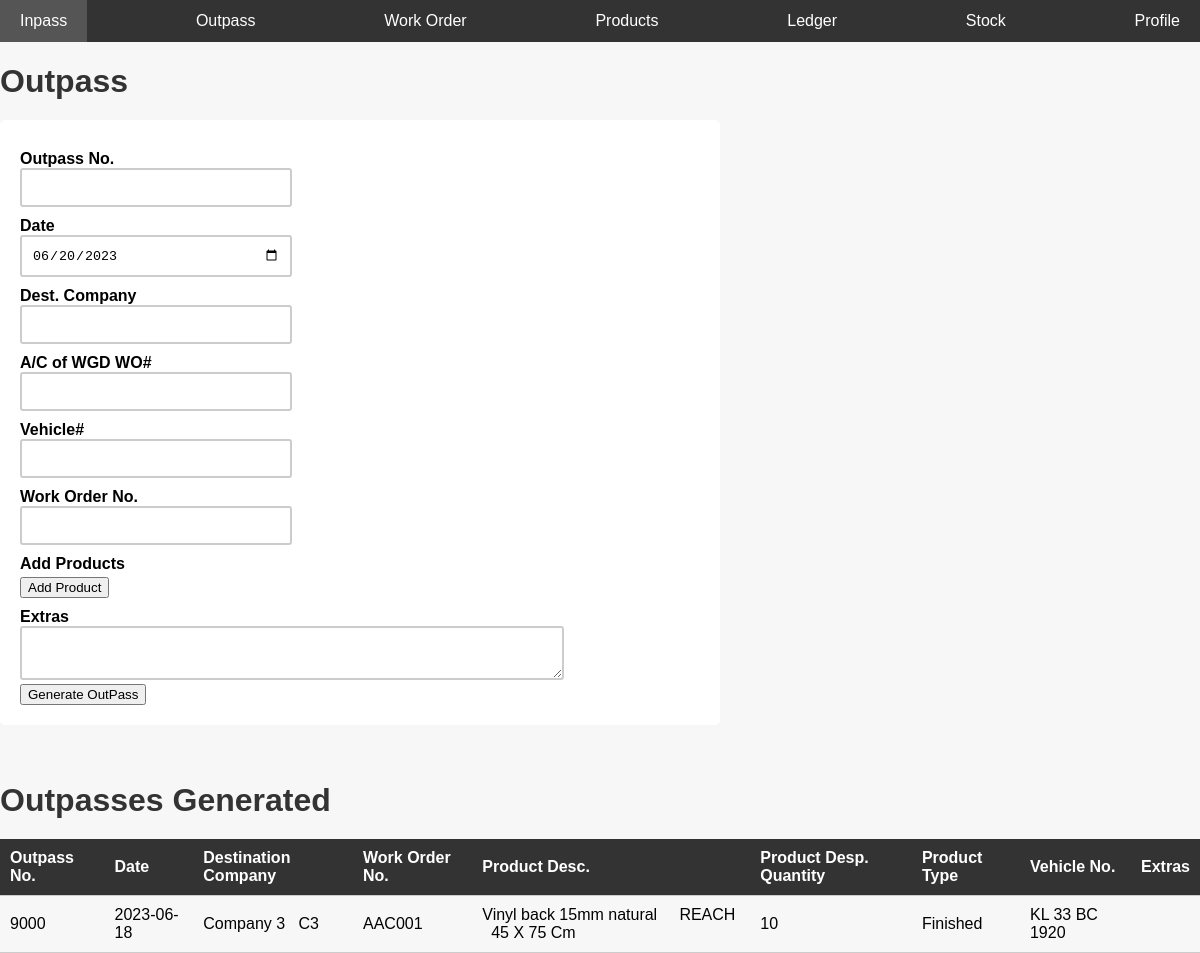
Before: /outpass.php with the older database file.
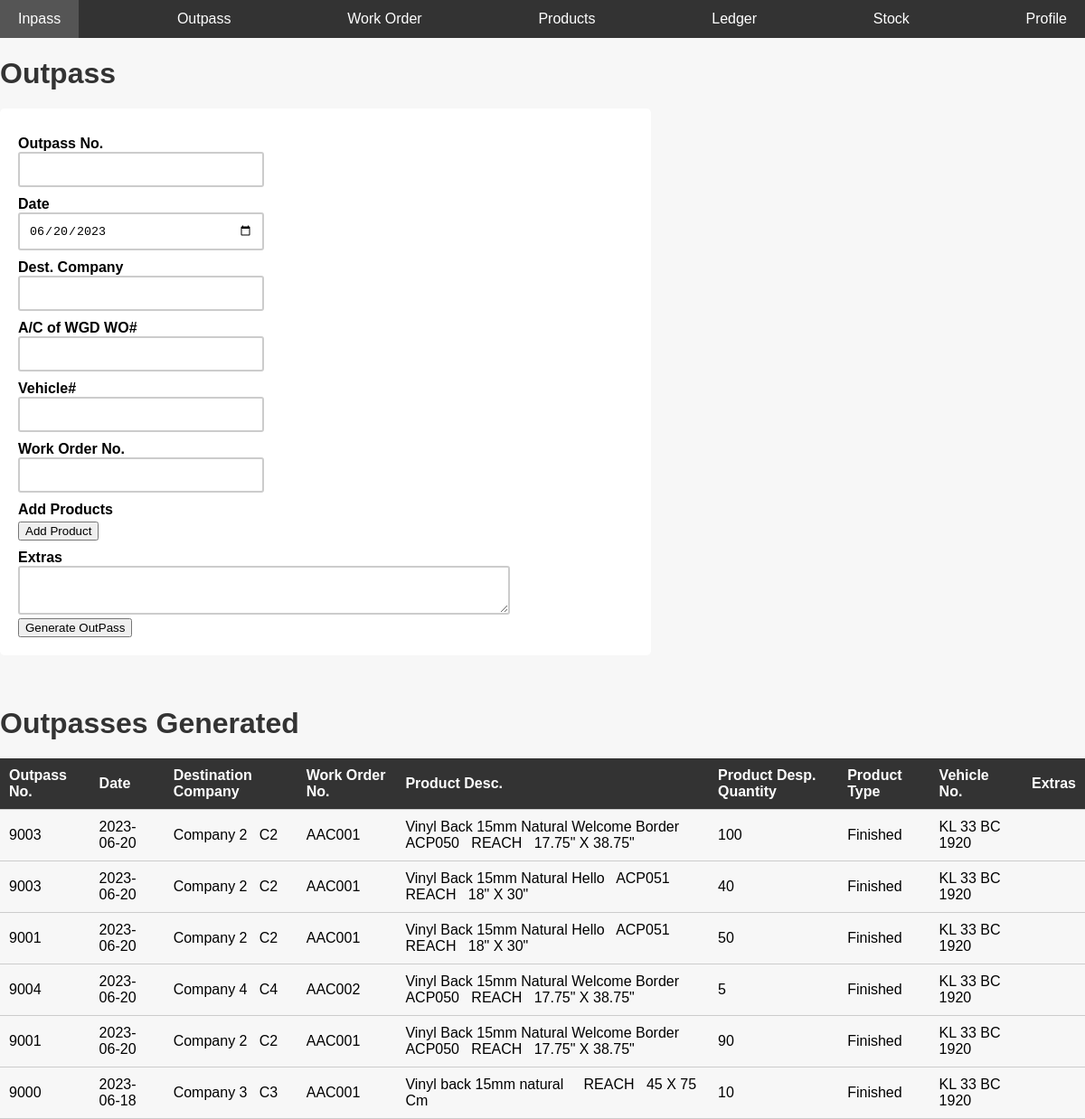
After: the same page with the newer database file.
### tables this page shows
CREATE TABLE IF NOT EXISTS `outpass` (
  `no` int NOT NULL AUTO_INCREMENT,
  `date` date NOT NULL,
  `work_order_no` varchar(25) NOT NULL,
  `dest` varchar(125) NOT NULL,
  `woc` varchar(125) NOT NULL,
  `vehicleno` varchar(50) NOT NULL,
  `extras` varchar(125) NOT NULL,
  `type` varchar(10) NOT NULL DEFAULT 'outpass',
  PRIMARY KEY (`no`)
);

CREATE TABLE IF NOT EXISTS `outpass_products` (
  `outpass_no` int NOT NULL,
  `product_type` varchar(15) NOT NULL DEFAULT 'finished',
  `product_name` varchar(50) NOT NULL,
  `work_order` varchar(25) NOT NULL,
  `product_code` varchar(25) NOT NULL DEFAULT 'AAC(code)',
  `product_design` varchar(50) NOT NULL,
  `product_size` varchar(25) NOT NULL,
  `product_qty` int NOT NULL
);

### outpass.php (the view, shortened to what this page needs)
<?php
include 'conn.php';
include 'nav.php';
?>
<?php
$sql4 = "select * from outpass,outpass_products where outpass.no = outpass_products.outpass_no ORDER BY date DESC";
$retval4 = mysqli_query($conn, $sql4);
?>
<html>
<link rel="stylesheet" href="css/outpass.css">
<html>
<head>
</head>
<body>
    <div>
        <div class="formdiv">
            <h1>Outpass</h1>
            <form name="op" method="post" action="">
                <label for="opno">Outpass No.</label>
                <input type="text" required name="opno"> <br>
                <label for="date">Date</label>
                <input type="date" required name="date" id="today_date"> <br>
                <label for="dest_name">Dest. Company</label>
                <input list="companylist" required type="text" id="dest_name" name="dest_name"> <br>
                <label for="woc">A/C of WGD WO#</label>
                <input type="text" required name="woc" id="company_code"> <br>
                <label for="vehicle">Vehicle#</label>
                <input list="vehiclelist" required type="text" name="vehicle">
                 <br>
                <label for="work_order">Work Order No.</label>
                <input type="text" list="wnolist" required name="work_order" class="work_order">
                 <br>
                <label>Add Products</label>
                <div class="divider1"></div>
                <button type="button" id="add_product_field">Add Product</button> <br>
                <label for="extras">Extras</label>
                <textarea name="extras"></textarea> <br>
                <button type="submit" name="op">Generate OutPass</button>
            </form>
        </div>
        <br><br>
    </div>
    <div>
        <h1>Outpasses Generated</h1>
        <table style="border-spacing: 30px;">
            <thead>
                <th>
                    Outpass No.
                </th>
                <th>
                    Date
                </th>
                <th>
                    Destination Company
                </th>
                <th>
                    Work Order No.
                </th>
                <th>
                    Product Desc.
                </th>
                <th>
                    Product Desp. Quantity
                </th>
                <th>
                    Product Type
                </th>
                <th>
                    Vehicle No.
                </th>
                <th>
                    Extras
                </th>
            </thead>
            <tbody>
                <tr>
                    <?php
                    while ($row = $retval4->fetch_assoc()) {
                        if (!empty($row)) {
                            echo "
                    <tr>
                    <td>
                    {$row['no']}
                    </td>
                    <td>
                    {$row['date']}
                    </td>
                    <td>
                    {$row['dest']}
                    &nbsp;
                    {$row['woc']}
                    </td>
                    <td>
                    {$row['work_order']}
                    </td>
                    <td>
                    {$row['product_name']}
                    &nbsp;
                    {$row['product_code']}
                    &nbsp;
                    {$row['product_design']}
                    &nbsp;
                    {$row['product_size']}
                    </td>
                    <td>
                    {$row['product_qty']}
                    </td>
                    <td>
                    {$row['product_type']}
                    </td>
                    <td>
                    {$row['vehicleno']}
                    </td>
                    <td>
                    {$row['extras']}
                    </td>
                    </tr>
                    ";
                        }
                    }
                    ?>
                </tr>
            </tbody>
        </table>
    </div>
</body>
</html>

Changed rows visible on the page:
added outpass: no "9003", date "2023-06-20", dest "Company 2", woc "C2", outpass_products.work_order "AAC001", outpass_products.product_name "Vinyl Back 15mm Natural Welcome Border", outpass_products.product_code "ACP050", outpass_products.product_design "REACH", outpass_products.product_size "17.75\" X 38.75\"", outpass_products.product_qty "100", outpass_products.product_type "Finished", vehicleno "KL 33 BC 1920", outpass_products.product_name "Vinyl Back 15mm Natural Hello", outpass_products.product_code "ACP051", outpass_products.product_size "18\" X 30\"", outpass_products.product_qty "40"
added outpass: no "9001", date "2023-06-20", dest "Company 2", woc "C2", outpass_products.work_order "AAC001", outpass_products.product_name "Vinyl Back 15mm Natural Hello", outpass_products.product_code "ACP051", outpass_products.product_design "REACH", outpass_products.product_size "18\" X 30\"", outpass_products.product_qty "50", outpass_products.product_type "Finished", vehicleno "KL 33 BC 1920", outpass_products.product_name "Vinyl Back 15mm Natural Welcome Border", outpass_products.product_code "ACP050", outpass_products.product_size "17.75\" X 38.75\"", outpass_products.product_qty "90"
added outpass: no "9004", date "2023-06-20", dest "Company 4", woc "C4", outpass_products.work_order "AAC002", outpass_products.product_name "Vinyl Back 15mm Natural Welcome Border", outpass_products.product_code "ACP050", outpass_products.product_design "REACH", outpass_products.product_size "17.75\" X 38.75\"", outpass_products.product_qty "5", outpass_products.product_type "Finished", vehicleno "KL 33 BC 1920"
